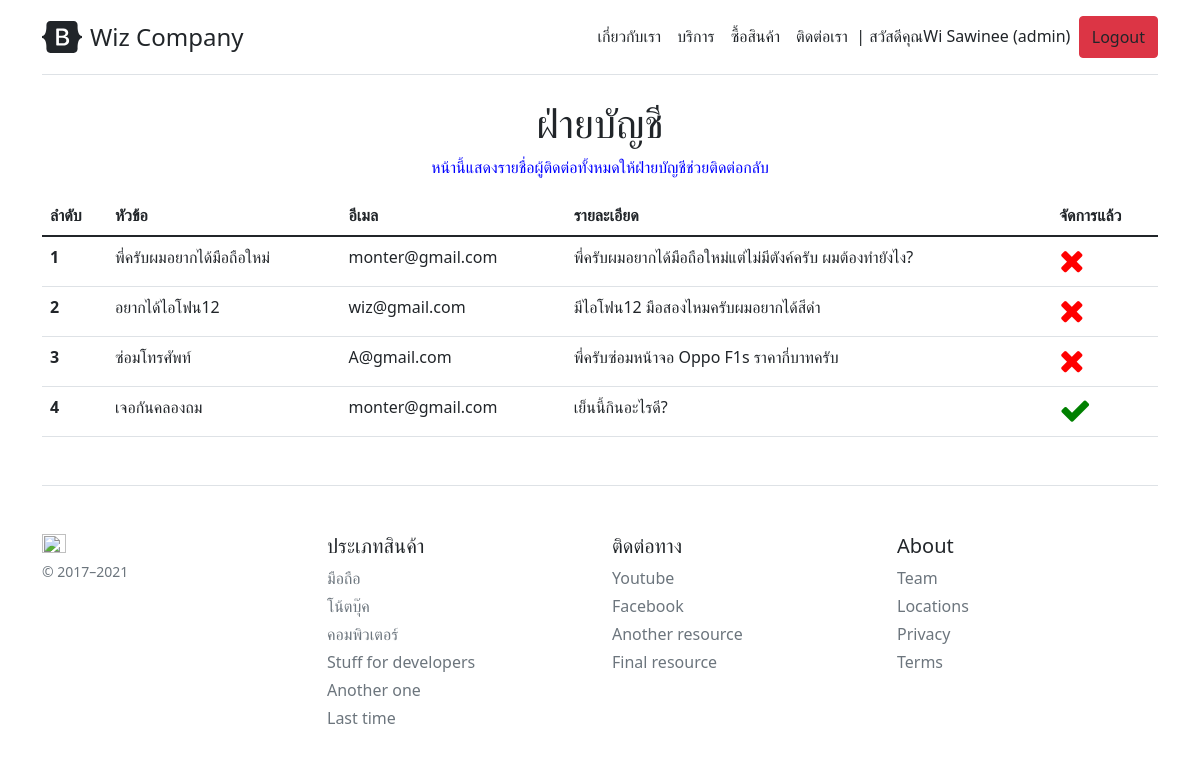
The app's page /accountant/ (signed in) with its own data.
### company/models.py (models this page shows, shortened)
class Profile(models.Model):
    user = models.OneToOneField(User, on_delete=models.CASCADE)
    usertype = models.CharField(max_length=100, default='member')
    point = models.IntegerField(default=0)
    mobile = models.CharField(max_length=20,null=True,blank=True)

class ContactList(models.Model):
    title = models.CharField(max_length=200)
    email = models.CharField(max_length=200)
    detail  = models.TextField(null=True, blank=True)
    complete = models.BooleanField(default=False)

### company/views.py (the view)
# urls.py: path('accountant/', Accountant, name='accountant-page'),
@login_required
def Accountant(request):
    allow_user = ['accountant', 'admin']
    if request.user.profile.usertype not in allow_user:
        return redirect('home-page')
    contact = ContactList.objects.all() # SELECT * from ContactList
    context = {'contact':contact}
    return render(request, 'company/accountant.html', context)

### company/template/company/accountant.html (shortened to what this page needs)
{% extends 'company/base.html' %}
{% block content %}
<center>
        <h1>ฝ่ายบัญชี</h1>
        <p style="color:blue;">
            หน้านี้แสดงรายชื่อผู้ติดต่อทั้งหมดให้ฝ่ายบัญชีช่วยติดต่อกลับ
        </p>
</center>
<table class="table">
    <thead class="thead-light">
      <tr>
        <th scope="col">ลำดับ</th>
        <th scope="col">หัวข้อ</th>
        <th scope="col">อีเมล</th>
        <th scope="col">รายละเอียด</th>
        <th scope="col">จัดการแล้ว</th>
      </tr>
    </thead>
    <tbody>
    {% for ct in contact %}
      <tr>
        <th scope="row">{{forloop.counter}}</th>
        <td>{{ct.title}}</td>
        <td>{{ct.email}}</td>
        <td>{{ct.detail}}</td>
        {% if ct.complete == True %}
              <td><i class="fa fa-check" style="font-size:32px;color:green;"></i></td>
        {% else %}
              <td><i class="fa fa-times" style="font-size:32px;color:red;"></i></td>
        {% endif %}
      </tr>
    {% endfor %}
    </tbody>
  </table>
{% endblock content %}

### company/template/company/base.html (shortened to what this page needs)
{% load static%}
<!doctype html>
<html lang="en">
  <head>
<link href="{% static 'css/bootstrap.min.css' %}" rel="stylesheet">
<link rel="stylesheet" href="https://cdnjs.cloudflare.com/ajax/libs/font-awesome/4.7.0/css/font-awesome.min.css">
    <link href="https://getbootstrap.com/docs/5.1/examples/pricing/pricing.css" rel="stylesheet">
  </head>
  <body>
<div class="container py-3">
  <header>
    <div class="d-flex flex-column flex-md-row align-items-center pb-3 mb-4 border-bottom">
      <a href="/" class="d-flex align-items-center text-dark text-decoration-none">
        <span class="fs-4">Wiz Company</span>
      </a>
      <nav class="d-inline-flex mt-2 mt-md-0 ms-md-auto">
        {% if user.profile.usertype == 'accountant' %}
          <a class="py-2 text-dark text-decoration-none" href="{% url 'accountant-page' %}">รายการติดต่อ</a>
        {% else %}
          <a class="me-3 py-2 text-dark text-decoration-none" href="{% url 'about-page' %}">เกี่ยวกับเรา</a>
          <a class="me-3 py-2 text-dark text-decoration-none" href="#">บริการ</a>
          <a class="me-3 py-2 text-dark text-decoration-none" href="#">ซื้อสินค้า</a>
          <a class="py-2 text-dark text-decoration-none" href="{% url 'contact-page' %}">ติดต่อเรา</a>
        {% endif %}
        {% if user.is_authenticated %}
          &nbsp;&nbsp;<a class="py-2 text-dark text-decoration-none" href="{% url 'profile-page' %}">| สวัสดีคุณ{{user.first_name}} {{user.last_name}} ({{user.profile.usertype}})</a>
          &nbsp;&nbsp;<a class="py-2 text-dark text-decoration-none btn btn-danger" href="{% url 'logout' %}">Logout</a>
        {% else %}
          &nbsp;&nbsp;<a class="py-2 text-dark text-decoration-none btn btn-primary" href="{% url 'login' %}">Login</a>
        {% endif %}
      </nav>
    </div>
  </header>
  <main>
    {% block content %}
    {% endblock content %}
  </main>
  <footer class="pt-4 my-md-5 pt-md-5 border-top">
    <div class="row">
      <div class="col-12 col-md">
        <img class="mb-2" src="https://getbootstrap.com/docs/5.1/assets/brand/bootstrap-logo.svg" alt="" width="24" height="19">
        <small class="d-block mb-3 text-muted">&copy; 2017–2021</small>
      </div>
      <div class="col-6 col-md">
        <h5>ประเภทสินค้า</h5>
        <ul class="list-unstyled text-small">
          <li class="mb-1"><a class="link-secondary text-decoration-none" href="#">มือถือ</a></li>
          <li class="mb-1"><a class="link-secondary text-decoration-none" href="#">โน้ตบุ๊ค</a></li>
          <li class="mb-1"><a class="link-secondary text-decoration-none" href="#">คอมพิวเตอร์</a></li>
          <li class="mb-1"><a class="link-secondary text-decoration-none" href="#">Stuff for developers</a></li>
          <li class="mb-1"><a class="link-secondary text-decoration-none" href="#">Another one</a></li>
          <li class="mb-1"><a class="link-secondary text-decoration-none" href="#">Last time</a></li>
        </ul>
      </div>
      <div class="col-6 col-md">
        <h5>ติดต่อทาง</h5>
        <ul class="list-unstyled text-small">
          <li class="mb-1"><a class="link-secondary text-decoration-none" target="_blank" href="https://www.youtube.com/watch?v=JA6XmNbGf-k">Youtube</a></li>
          <li class="mb-1"><a class="link-secondary text-decoration-none" href="#">Facebook</a></li>
          <li class="mb-1"><a class="link-secondary text-decoration-none" href="#">Another resource</a></li>
          <li class="mb-1"><a class="link-secondary text-decoration-none" href="#">Final resource</a></li>
        </ul>
      </div>
      <div class="col-6 col-md">
        <h5>About</h5>
        <ul class="list-unstyled text-small">
          <li class="mb-1"><a class="link-secondary text-decoration-none" href="#">Team</a></li>
          <li class="mb-1"><a class="link-secondary text-decoration-none" href="#">Locations</a></li>
          <li class="mb-1"><a class="link-secondary text-decoration-none" href="#">Privacy</a></li>
          <li class="mb-1"><a class="link-secondary text-decoration-none" href="#">Terms</a></li>
        </ul>
      </div>
    </div>
  </footer>
</div>
  </body>
</html>

### records on screen
ContactList: title "พี่ครับผมอยากได้มือถือใหม่", email "monter@gmail.com", detail "พี่ครับผมอยากได้มือถือใหม่แต่ไม่มีตังค์ครับ ผมต้องทำยังไง?", complete False (drawn)
ContactList: title "อยากได้ไอโฟน12", email "wiz@gmail.com", detail "มีไอโฟน12 มือสองไหมครับผมอยากได้สีดำ", complete False (drawn)
ContactList: title "ซ่อมโทรศัพท์", email "A@gmail.com", detail "พี่ครับซ่อมหน้าจอ Oppo F1s ราคากี่บาทครับ", complete False (drawn)
ContactList: title "เจอกันคลองถม", email "monter@gmail.com", detail "เย็นนี้กินอะไรดี?", complete True (drawn)

### other values on screen
{{ user.first_name }} "Wi"
{{ user.last_name }} "Sawinee"
{{ user.profile.usertype }} "admin"
